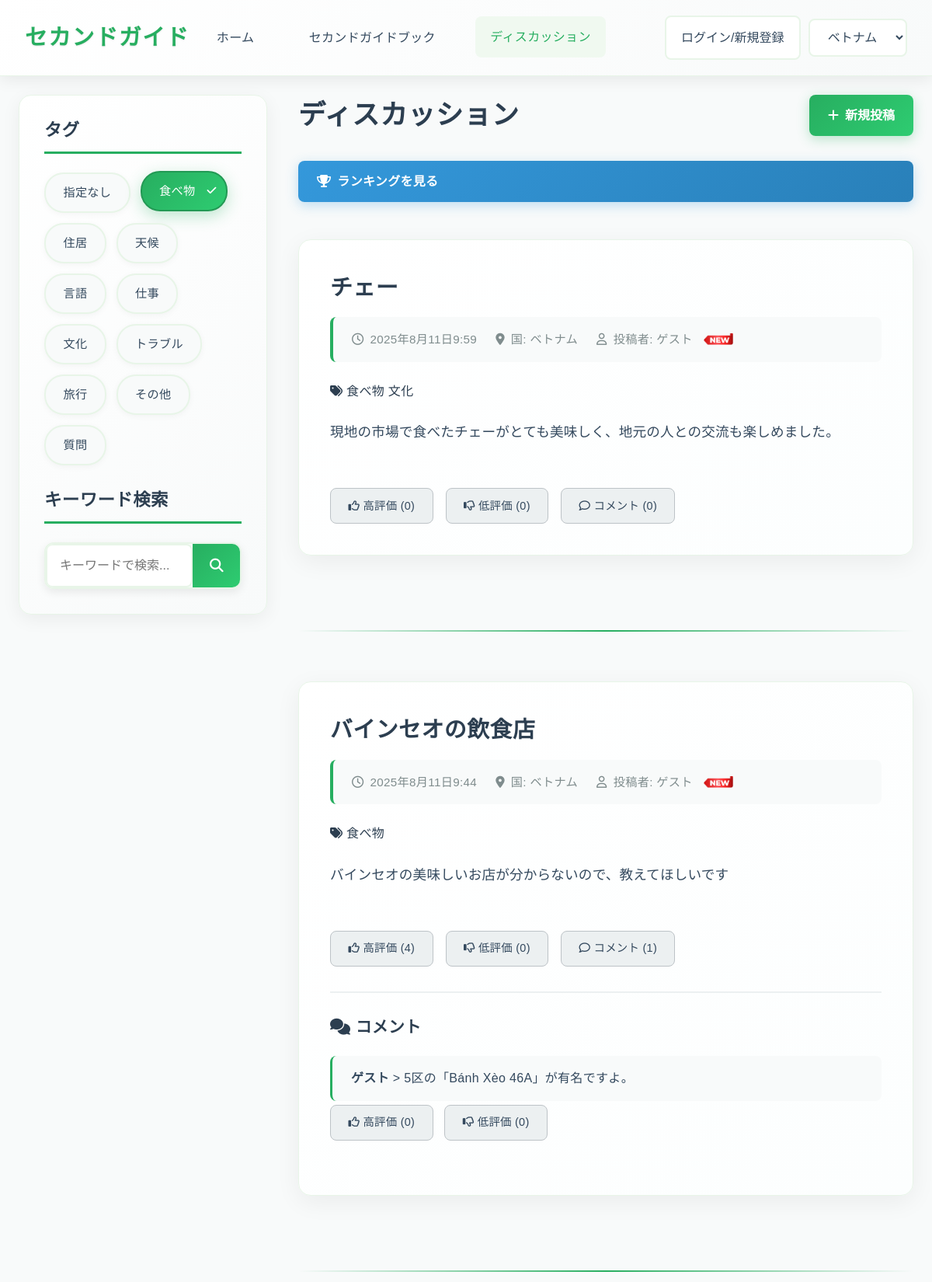
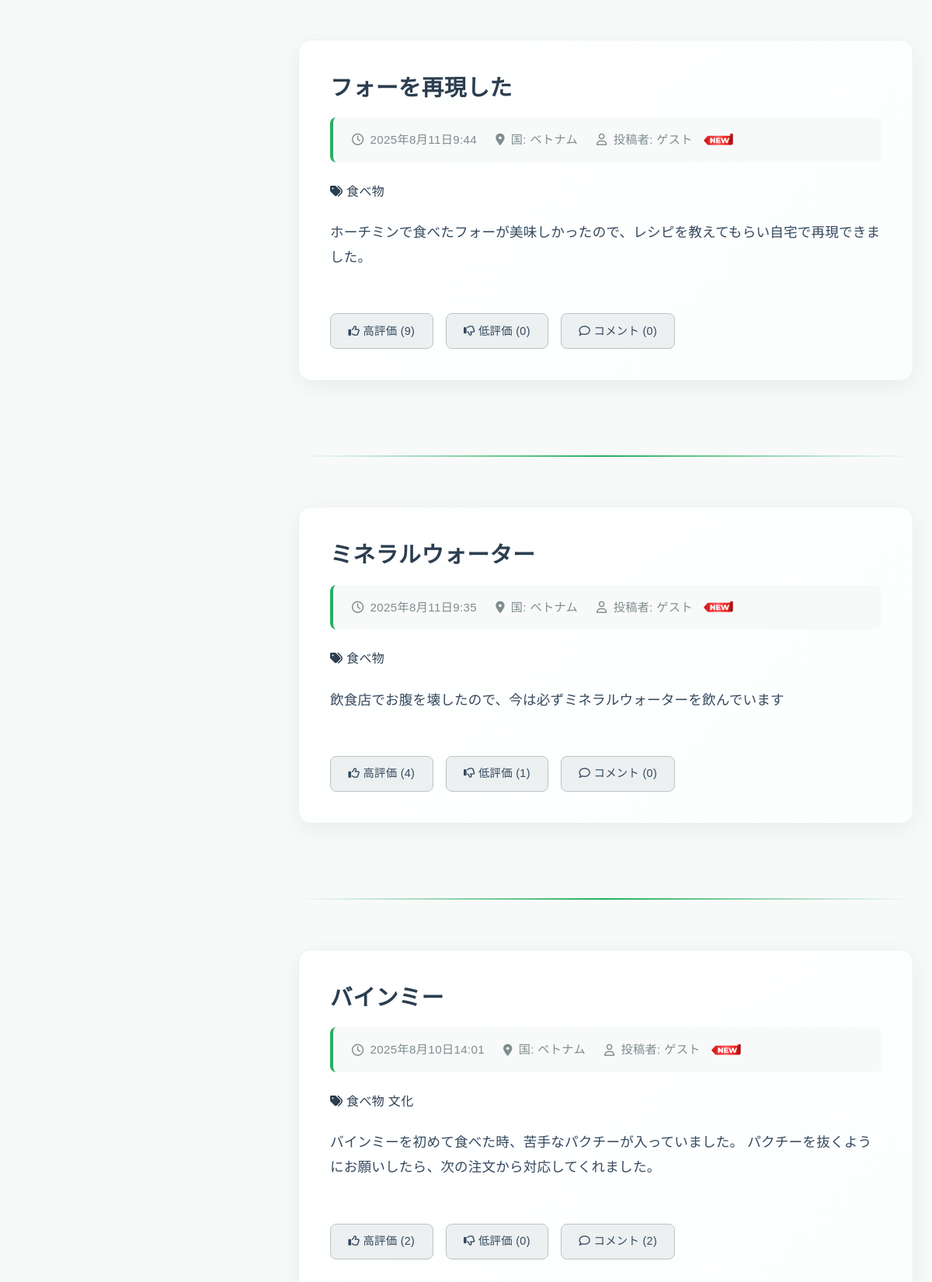
The page /discussions/?tag=2 (upper part) on the database its author committed (2 pictures, top to bottom).
### app1/models.py (models this page shows, shortened)
class Tags(models.Model):
    name=models.CharField(max_length=43,unique=True)

class  Article(models.Model):
    id=models.UUIDField(primary_key=True,default=uuid.uuid4,editable=False)
    title=models.TextField(verbose_name="title")
    country=models.TextField(verbose_name="country")
    user_name=models.TextField(default="ゲスト",verbose_name="user_name")
    body=models.TextField(verbose_name="content")
    tag=models.ManyToManyField('Tags',verbose_name="tag",null=False,blank=False)
    picture=models.ImageField(upload_to="app1/picture/",null=True,blank=True,verbose_name="picture")
    created=models.DateTimeField(auto_now_add=True,verbose_name="created_date_time")
    edited=models.DateTimeField(auto_now_add=True,verbose_name="edited_date_time")
    likes=models.IntegerField(default=0,verbose_name="likes_count")
    dislikes=models.IntegerField(default=0,verbose_name="dislikes_count")
    comments=models.IntegerField(default=0,verbose_name="comments_count")
    score=models.IntegerField(default=0,verbose_name="score")

class Comment(models.Model):
    id=models.UUIDField(primary_key=True,default=uuid.uuid4,editable=False)
    article_id=models.ForeignKey(Article,verbose_name="ArticleID",on_delete=models.CASCADE)
    user_name=models.TextField(default="ゲスト",verbose_name="user_name")
    body=models.TextField(verbose_name="comment")
    created=models.DateTimeField(auto_now_add=True,verbose_name="created_date_time")
    likes=models.IntegerField(default=0,verbose_name="likes_count")
    dislikes=models.IntegerField(default=0,verbose_name="dislikes_count")

### app1/views.py (the view, shortened to what this page needs)
class DiscussionsView(View):
    def get(self, request):
        form = ArticleModelForm()
        tag_id = request.GET.getlist('tag')
        keyword = request.GET.get('q')
        articles = Article.objects.all().order_by("-created")
        if tag_id:
            for tid in tag_id:
                articles = articles.filter(tag__id=tid)
            articles = articles.distinct()
        if keyword:
            articles = articles.filter(Q(title__icontains=keyword) | Q(body__icontains=keyword))
        for article in articles:
            try:
                if article.user_name != "ゲスト":
                    user_obj = UserName.objects.get(user_name=article.user_name)
                    score = user_obj.score
                    if score < 5:
                        article.rank1_user = True
                    elif 5 <= score < 15:
                        article.rank2_user = True
                    elif 15 <= score < 100:
                        article.rank3_user = True
                    elif 100 <= score < 500:
                        article.rank4_user = True
                    elif 500 <= score < 2000:
                        article.rank5_user = True
                    elif 2000 <= score < 5000:
                        article.rank6_user = True
                    elif 5000 <= score < 10000:
                        article.rank7_user = True
                    elif 10000 <= score < 30000:
                        article.rank8_user = True
                    elif 30000 <= score < 100000:
                        article.rank9_user = True
                    elif score >= 100000:
                        article.rank10_user = True
                    else:
                        article.rank1_user = True
                else:
                    article.is_new_user = False
            except UserName.DoesNotExist:
                article.is_new_user = False
        comments = Comment.objects.all()
        tags = Tags.objects.all()
        context = {
            'form': form,
            'articles': articles,
            'comments': comments,
            'tags': tags,
            'selected_tags': tag_id,
            'keyword': keyword
        }
        return render(request, 'app1/discussions.html', context)

### app1/forms.py
class ArticleModelForm(ModelForm):
    class Meta:
        model=Article
        fields=["title","country","tag","body","picture"]
        widgets = {
            "tag": forms.CheckboxSelectMultiple()
        }

### templates/app1/discussions.html (shortened to what this page needs)
<!DOCTYPE html>
<html lang="ja">
<head>
    <link rel="stylesheet" href="https://cdnjs.cloudflare.com/ajax/libs/font-awesome/6.0.0-beta3/css/all.min.css">
    <link rel="stylesheet" href="https://cdn.jsdelivr.net/npm/bootstrap@4.1.3/dist/css/bootstrap.min.css">
    <link rel="stylesheet" href="https://cdnjs.cloudflare.com/ajax/libs/font-awesome/6.4.0/css/all.min.css">
    {% load static %}
    <link rel="stylesheet" href="{% static 'app1/css/style.css' %}">
</head>
<body>
    <header class="navbar">
        <div class="navbar-brand">セカンドガイド</div>
        <nav class="navbar-menu">
            <a href="{% url 'app1:index' %}" class="nav-item" style="text-decoration: none;">ホーム</a>
            <a href="{% url 'app1:general' %}" class="nav-item" style="text-decoration: none;">セカンドガイドブック</a>
            <a href="{% url 'app1:discussions' %}" class="nav-item active" style="text-decoration: none;">ディスカッション</a>
        </nav>
        {% if request.user.is_authenticated %}
        <form action="{% url 'accounts:logout' %}" method="post" style="margin: 0 0 0 auto; margin-right: 10px;">
            {% csrf_token %}
            <button type="submit" id="country-select" class="country-select" style="background-color: white;">{{request.user}}からログアウト</button>
        </form>
        {% else %}
        <button onclick="location.href='/login'" id="country-select" class="country-select" style="margin: 0 0 0 auto; margin-right: 10px; background-color: white;" >ログイン/新規登録</button>
        {% endif %}
        <div class="navbar-actions">
            <select id="country-select" class="country-select">
                <option value="ベトナム">ベトナム</option>
            </select>
        </div>
    </header>
    <main class="container">
        <div class="page-content-wrapper">
            <div class="sidebar">
                <h3>タグ</h3>
                <div id="discussion-tags" class="tag-list">
                    {% for tag in tags %}
                    {% if tag.id == 1 %}
                    <a href="/discussions" class="tag">{{ tag.name }}</a>
                    {% else %}
                        <a href="{% url 'app1:search' %}?tag={{ tag.id }}{% for t in selected_tags %}{% if t != tag.id|stringformat:'s' %}&tag={{ t }}{% endif %}{% endfor %}{% if keyword %}&q={{ keyword }}{% endif %}"
                        class="tag">{{tag.name}}</a>
                        {% endif %}
                    {% endfor %}
                </div>
                <div style="margin-top: 2rem;">
                    <h3>キーワード検索</h3>
                    <div class="search-box-container">
                        <input type="text" id="discussions-search" placeholder="キーワードで検索..." class="form-input">
                        <button type="button" id="discussions-search-button" class="btn-primary search-button">
                        <i class="fas fa-search"></i>
                        </button>
                </div>
                </div>
            </div>
            <div class="main-content">
                <div style="display: flex; justify-content: space-between; align-items: center; margin-bottom: 2rem; flex-wrap: wrap; gap: 1rem;">
                    <h2 style="margin: 0;">ディスカッション</h2>
                    <button id="post-button" class="post-button">
                        <i class="fas fa-plus"></i> 新規投稿
                    </button>
                </div>
                <div class="discussion-list">
                    <a href="{% url 'app1:ranking' %}" class="ranking-link">
                        <i class="fas fa-trophy"></i>
                        ランキングを見る
                    </a>
                    {% for article in articles %}
                    <article class="post-detail"
                            onclick="location.href='/comment/post/{{article.id}}'"
                            style="cursor: pointer;">
                        <header>
                            <h2>{{article.title}}</h2>
                            <div class="post-meta">
                                <span><i class="far fa-clock"></i> {{article.created}}</span>
                                <span><i class="fas fa-map-marker-alt"></i> 国: {{article.country}}</span>
                                <span><i class="far fa-user"></i> 投稿者: {{article.user_name}}
                                    {% if article.rank1_user %}
                                    <img class = "other-image" src="{% static 'app1/img/1.png' %}"
                                    alt="Rank1 User"
                                    style="width:100px !important; height:30px !important; vertical-align:middle !important; margin:0 !important; box-shadow:none !important; ">
                                    {% elif article.rank2_user %}
                                    <img class = "other-image" src="{% static 'app1/img/2.png' %}"
                                    alt="Rank2 User"
                                    style="width:100px !important; height:30px !important; vertical-align:middle !important; margin:0 !important; box-shadow:none !important; ">
                                    {% elif article.rank3_user %}
                                    <img class = "other-image" src="{% static 'app1/img/3.png' %}"
                                    alt="Rank3 User"
                                    style="width:100px !important; height:30px !important; vertical-align:middle !important; margin:0 !important; box-shadow:none !important; ">
                                    {% elif article.rank4_user %}
                                    <img class = "other-image" src="{% static 'app1/img/4.png' %}"
                                    alt="Rank4 User"
                                    style="width:100px !important; height:30px !important; vertical-align:middle !important; margin:0 !important; box-shadow:none !important; ">
                                    {% elif article.rank5_user %}
                                    <img class = "other-image" src="{% static 'app1/img/5.png' %}"
                                    alt="Rank5 User"
                                    style="width:100px !important; height:30px !important; vertical-align:middle !important; margin:0 !important; box-shadow:none !important; ">
                                    {% elif article.rank6_user %}
                                    <img class = "other-image" src="{% static 'app1/img/6.png' %}"
                                    alt="Rank6 User"
                                    style="width:100px !important; height:30px !important; vertical-align:middle !important; margin:0 !important; box-shadow:none !important; ">
                                    {% elif article.rank7_user %}
                                    <img class = "other-image" src="{% static 'app1/img/7.png' %}"
                                    alt="Rank7 User"
                                    style="width:100px !important; height:30px !important; vertical-align:middle !important; margin:0 !important; box-shadow:none !important; ">
                                    {% elif article.rank8_user %}
                                    <img class = "other-image" src="{% static 'app1/img/8.png' %}"
                                    alt="Rank8 User"
                                    style="width:100px !important; height:30px !important; vertical-align:middle !important; margin:0 !important; box-shadow:none !important; ">
                                    {% elif article.rank9_user %}
                                    <img class = "other-image" src="{% static 'app1/img/9.png' %}"
                                    alt="Rank9 User"
                                    style="width:100px !important; height:30px !important; vertical-align:middle !important; margin:0 !important; box-shadow:none !important; ">
                                    {% elif article.rank10_user %}
                                    <img class = "other-image" src="{% static 'app1/img/10.png' %}"
                                    alt="Rank10 User"
                                    style="width:100px !important; height:30px !important; vertical-align:middle !important; margin:0 !important; box-shadow:none !important; ">
                                    {% else %}
                                    <img class = "other-image" src="{% static 'app1/img/New.png' %}"
                                    alt="Guest"
                                    style="width:50px !important; height:15px !important; vertical-align:middle !important; margin:0 !important; box-shadow:none !important; ">
                                    {% endif %}
                            </div>
                            {% if article.tag.all %}
                            <div class="post-tags">
                                <i class="fas fa-tags"></i>
                                {% for tag in article.tag.all %}
                                <span class="post-tag">{{tag.name}}</span>
                                {% endfor %}
                            </div>
                            {% endif %}
                        </header>
                        <div class="post-content">
                            <div class="post-text">
                                <p>{{article.body}}</p>
                            </div>
                        </div>
                        <footer class="post-actions">
                            <button onclick="event.stopPropagation(); location.href='/like/add/{{article.id}}'" class="btn btn-secondary">
                                <i class="far fa-thumbs-up"></i> 高評価 ({{article.likes}})
                            </button>
                            <button onclick="event.stopPropagation(); location.href='/dislike/add/{{article.id}}'" class="btn btn-secondary">
                                <i class="far fa-thumbs-down"></i> 低評価 ({{article.dislikes}})
                            </button>
                            <button onclick="location.href='/comment/post/{{article.id}}'" class="btn btn-secondary">
                                <i class="far fa-comment"></i> コメント ({{article.comments}})
                            </button>
                        </footer>
                        {% if article.comments != 0 %}
                        <div class="comments-section">
                            <h5><i class="fas fa-comments"></i> コメント</h5>
                            <ul>
                                {% for comment in comments %}
                                {% if comment.article_id == article %}
                                <li  style="margin-bottom: 5px;">
                                    <strong>{{comment.user_name}}</strong> > {{comment.body}}
                                </li>
                                <button onclick="event.stopPropagation(); location.href='/comment/like/add/{{comment.id}}'" class="btn btn-secondary btn-sm" style="margin: 0 10px 30px 0;">
                                    <i class="far fa-thumbs-up"></i> 高評価 ({{comment.likes}})
                                </button>
                                <button onclick="event.stopPropagation(); location.href='/comment/dislike/add/{{comment.id}}'" class="btn btn-secondary btn-sm" style="margin: 0 0 30px 0;">
                                    <i class="far fa-thumbs-down"></i> 低評価 ({{comment.dislikes}})
                                </button>
                                {% endif %}
                                {% endfor %}
                            </ul>
                        </div>
                        {% endif %}
                    </article>
                    <hr>
                    {% endfor %}
                </div>
            </div>
        </div>
    </main>
</body>
</html>

### rows shown on the page
Tags: name "指定なし"
Tags: name "食べ物"
Tags: name "住居"
Tags: name "天候"
Tags: name "言語"
Tags: name "仕事"
Tags: name "文化"
Tags: name "トラブル"
Tags: name "旅行"
Tags: name "その他"
Tags: name "質問"
Article: title "チェー", created "2025年8月11日9:59", country "ベトナム", user_name "ゲスト", body "現地の市場で食べたチェーがとても美味しく、地元の人との交流も楽しめました。", likes "0", dislikes "0", comments "0"
Article: title "バインセオの飲食店", created "2025年8月11日9:44", country "ベトナム", user_name "ゲスト", body "バインセオの美味しいお店が分からないので、教えてほしいです", likes "4", dislikes "0", comments "1"
Comment: user_name "ゲスト", body "5区の「Bánh Xèo 46A」が有名ですよ。", likes "0", dislikes "0"
Article: title "フォーを再現した", created "2025年8月11日9:44", country "ベトナム", user_name "ゲスト", body "ホーチミンで食べたフォーが美味しかったので、レシピを教えてもらい自宅で再現できました。", likes "9", dislikes "0", comments "0"
Article: title "ミネラルウォーター", created "2025年8月11日9:35", country "ベトナム", user_name "ゲスト", body "飲食店でお腹を壊したので、今は必ずミネラルウォーターを飲んでいます", likes "4", dislikes "1", comments "0"
Article: title "バインミー", created "2025年8月10日14:01", country "ベトナム", user_name "ゲスト", body "バインミーを初めて食べた時、苦手なパクチーが入っていました。 パクチーを抜くようにお願いしたら、次の注文から対応してくれました。", likes "2", dislikes "0", comments "2"
